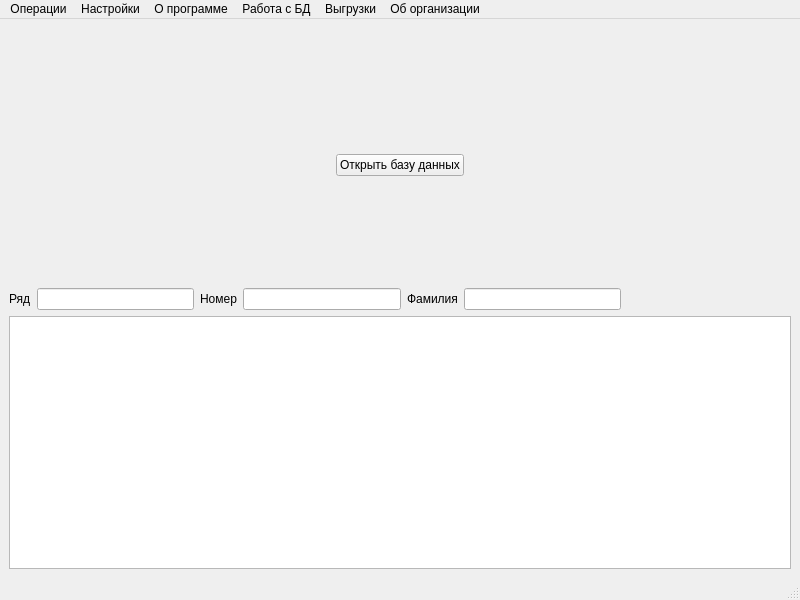
<?xml version="1.0" encoding="UTF-8"?>
<ui version="4.0">
 <class>MainWindow</class>
 <widget class="QMainWindow" name="MainWindow">
  <property name="geometry">
   <rect>
    <x>0</x>
    <y>0</y>
    <width>800</width>
    <height>600</height>
   </rect>
  </property>
  <property name="windowTitle">
   <string>Всеволожский Р.С. ВОА</string>
  </property>
  <widget class="QWidget" name="centralwidget">
   <layout class="QVBoxLayout" name="verticalLayout_2">
    <item>
     <layout class="QHBoxLayout" name="horizontalLayout">
      <item>
       <spacer name="horizontalSpacer">
        <property name="orientation">
         <enum>Qt::Horizontal</enum>
        </property>
        <property name="sizeHint" stdset="0">
         <size>
          <width>40</width>
          <height>20</height>
         </size>
        </property>
       </spacer>
      </item>
      <item>
       <layout class="QVBoxLayout" name="verticalLayout">
        <item>
         <spacer name="verticalSpacer">
          <property name="orientation">
           <enum>Qt::Vertical</enum>
          </property>
          <property name="sizeHint" stdset="0">
           <size>
            <width>20</width>
            <height>40</height>
           </size>
          </property>
         </spacer>
        </item>
        <item>
         <widget class="QLabel" name="voa_label">
          <property name="text">
           <string/>
          </property>
         </widget>
        </item>
        <item>
         <widget class="QPushButton" name="openBase_pushButton">
          <property name="text">
           <string>Открыть базу данных</string>
          </property>
         </widget>
        </item>
        <item>
         <spacer name="verticalSpacer_2">
          <property name="orientation">
           <enum>Qt::Vertical</enum>
          </property>
          <property name="sizeHint" stdset="0">
           <size>
            <width>20</width>
            <height>40</height>
           </size>
          </property>
         </spacer>
        </item>
       </layout>
      </item>
      <item>
       <spacer name="horizontalSpacer_2">
        <property name="orientation">
         <enum>Qt::Horizontal</enum>
        </property>
        <property name="sizeHint" stdset="0">
         <size>
          <width>40</width>
          <height>20</height>
         </size>
        </property>
       </spacer>
      </item>
     </layout>
    </item>
    <item>
     <layout class="QHBoxLayout" name="horizontalLayout_2">
      <item>
       <widget class="QLabel" name="row_label">
        <property name="text">
         <string>Ряд</string>
        </property>
       </widget>
      </item>
      <item>
       <widget class="QLineEdit" name="row_lineEdit"/>
      </item>
      <item>
       <widget class="QLabel" name="num_label">
        <property name="text">
         <string>Номер</string>
        </property>
       </widget>
      </item>
      <item>
       <widget class="QLineEdit" name="num_lineEdit"/>
      </item>
      <item>
       <widget class="QLabel" name="fam_label">
        <property name="text">
         <string>Фамилия</string>
        </property>
       </widget>
      </item>
      <item>
       <widget class="QLineEdit" name="fam_lineEdit"/>
      </item>
      <item>
       <spacer name="horizontalSpacer_3">
        <property name="orientation">
         <enum>Qt::Horizontal</enum>
        </property>
        <property name="sizeHint" stdset="0">
         <size>
          <width>40</width>
          <height>20</height>
         </size>
        </property>
       </spacer>
      </item>
      <item>
       <widget class="QLabel" name="version_label">
        <property name="text">
         <string/>
        </property>
       </widget>
      </item>
     </layout>
    </item>
    <item>
     <widget class="QTableView" name="tableView"/>
    </item>
   </layout>
  </widget>
  <widget class="QMenuBar" name="menubar">
   <property name="geometry">
    <rect>
     <x>0</x>
     <y>0</y>
     <width>800</width>
     <height>21</height>
    </rect>
   </property>
   <property name="defaultUp">
    <bool>false</bool>
   </property>
   <widget class="QMenu" name="operation_menu">
    <property name="title">
     <string>Операции</string>
    </property>
    <addaction name="search_action"/>
    <addaction name="add_action"/>
    <addaction name="separator"/>
    <addaction name="exit_action"/>
   </widget>
   <widget class="QMenu" name="settings_menu">
    <property name="title">
     <string>Настройки</string>
    </property>
    <addaction name="chooseBD_action"/>
    <addaction name="createBD_action"/>
    <addaction name="updateBD_action"/>
   </widget>
   <widget class="QMenu" name="about_menu">
    <property name="title">
     <string>О программе</string>
    </property>
    <addaction name="about_action"/>
   </widget>
   <widget class="QMenu" name="rabota_with_BD">
    <property name="title">
     <string>Работа с БД</string>
    </property>
    <addaction name="kindPay_action"/>
    <addaction name="member_action"/>
    <addaction name="garage_action"/>
    <addaction name="electric_action"/>
    <addaction name="tarif_e"/>
    <addaction name="memberCont_action"/>
    <addaction name="bilingContrib_action"/>
   </widget>
   <widget class="QMenu" name="vigruzki">
    <property name="title">
     <string>Выгрузки</string>
    </property>
    <addaction name="smeta_action"/>
    <addaction name="qr_action"/>
    <addaction name="doljniki_action"/>
    <addaction name="plateji_action"/>
   </widget>
   <widget class="QMenu" name="org_info">
    <property name="title">
     <string>Об организации</string>
    </property>
    <addaction name="bank_info"/>
   </widget>
   <addaction name="operation_menu"/>
   <addaction name="settings_menu"/>
   <addaction name="about_menu"/>
   <addaction name="rabota_with_BD"/>
   <addaction name="vigruzki"/>
   <addaction name="org_info"/>
  </widget>
  <widget class="QStatusBar" name="statusbar"/>
  <action name="search_action">
   <property name="text">
    <string>Поиск</string>
   </property>
  </action>
  <action name="add_action">
   <property name="text">
    <string>Добавить</string>
   </property>
  </action>
  <action name="chooseBD_action">
   <property name="text">
    <string>Выбор БД</string>
   </property>
  </action>
  <action name="createBD_action">
   <property name="text">
    <string>Создать БД</string>
   </property>
  </action>
  <action name="exit_action">
   <property name="text">
    <string>Выход</string>
   </property>
  </action>
  <action name="kindPay_action">
   <property name="text">
    <string>Тип платежа</string>
   </property>
  </action>
  <action name="member_action">
   <property name="text">
    <string>Член кооператива</string>
   </property>
  </action>
  <action name="garage_action">
   <property name="text">
    <string>Гараж</string>
   </property>
  </action>
  <action name="electric_action">
   <property name="text">
    <string>Электросчетчик</string>
   </property>
  </action>
  <action name="updateBD_action">
   <property name="text">
    <string>Обновить БД</string>
   </property>
  </action>
  <action name="tarif_e">
   <property name="text">
    <string>Ввод данных по тарифам</string>
   </property>
  </action>
  <action name="smeta_action">
   <property name="text">
    <string>Смета</string>
   </property>
  </action>
  <action name="plateji_action">
   <property name="text">
    <string>Платежи</string>
   </property>
  </action>
  <action name="memberCont_action">
   <property name="text">
    <string>Ввод размера членского взноса</string>
   </property>
  </action>
  <action name="bilingContrib_action">
   <property name="text">
    <string>Выставить счет</string>
   </property>
  </action>
  <action name="bank_info">
   <property name="text">
    <string>Платежная информация</string>
   </property>
  </action>
  <action name="qr_action">
   <property name="text">
    <string>QR на оплату</string>
   </property>
  </action>
  <action name="about_action">
   <property name="text">
    <string>Что нового</string>
   </property>
  </action>
  <action name="doljniki_action">
   <property name="text">
    <string>Должники</string>
   </property>
  </action>
 </widget>
 <resources/>
 <connections/>
</ui>
